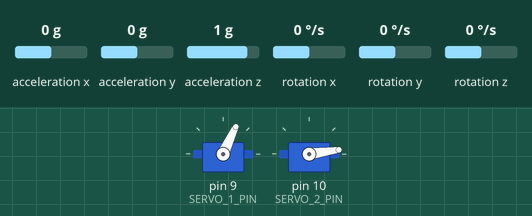
Recording of a sketch running on a simulated Arduino Uno, built with avr-gcc and run on an emulated ATmega328P. Shown: 2 × servo. The inputs (shaded band) are chosen by the test bench; at power-on: acceleration y 0 g, acceleration x 0 g, acceleration z 1 g, rotation x 0 °/s, rotation y 0 °/s, rotation z 0 °/s.

Above: at 1.2 s.
1.3 s: acceleration y set to 0.2 g
At 2.0 s:
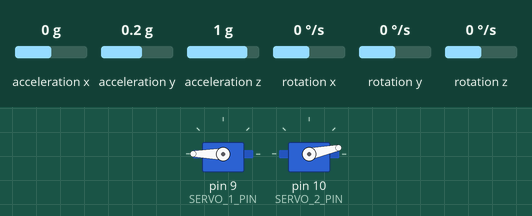
4.3 s: acceleration y set to -1.4 g
At 4.48 s:
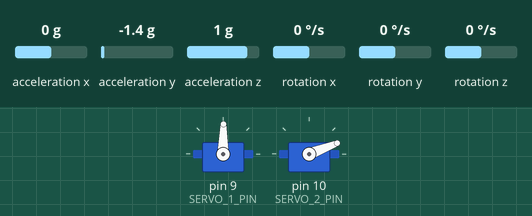
7.3 s: acceleration y set to 0.8 g
At 10.1 s:
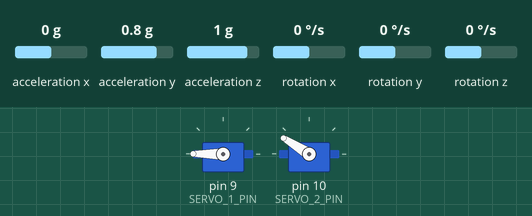
10.3 s: acceleration y set to -0.8 g
At 11.4 s:
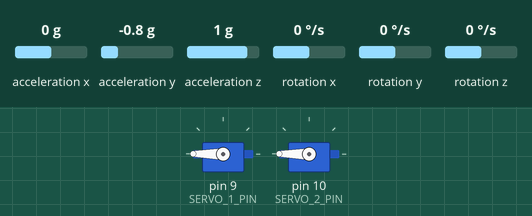
Timing chart, 0 to 13.3 s (numbered marks = the images above; inputs shaded):
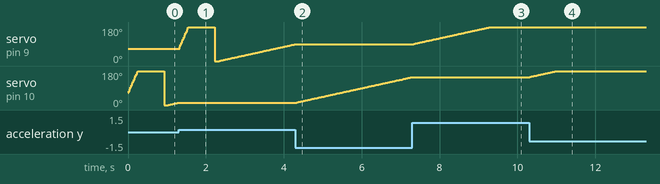

Measured:
- the behaviour switches between 0 and 0.1 g on acceleration y (found by bisection; images 0 and 1)
- after the input at 1.3 s, servo on pin 10 (SERVO_2_PIN): stays 12° (without the input it goes to 13° after 0.00 s)
- after the input at 4.3 s, servo on pin 9 (SERVO_1_PIN): stays 89° (without the input it goes to 90° after 0.01 s); servo on pin 10 (SERVO_2_PIN): moves from 12° to 147° over 3.0 s, starting at once
- after the input at 7.3 s, servo on pin 9 (SERVO_1_PIN): moves from 89° to 180° over 2.0 s, starting at once; servo on pin 10 (SERVO_2_PIN): goes on until 7.3 s, then stays 148°
- after the input at 10.3 s, servo on pin 10 (SERVO_2_PIN): moves from 148° to 180° over 0.68 s, starting at once

The sketch:

Self-leveling-Juliam_test.ino
```cpp
#include <Wire.h>
#include <MPU6050.h>
#include <Servo.h>

const uint8_t MPU_ADDRESS = 0x68;  // MPU6050 I2C address
const int SERVO_1_PIN = 9;
const int SERVO_2_PIN = 10;
const int MIN_ANGLE = 62;  // minimum allowed servo angle
const int MAX_ANGLE = 135;  // maximum allowed servo angle
const int motorPin1 = 5;
const int motorPin2 = 18;

MPU6050 accelgyro(MPU_ADDRESS);

Servo servo1;
Servo servo2;

int minTresh1 = 65;
int maxTresh1 = 135;
int minTresh2 = 65;
int maxTresh2 = 135;
bool initial = true;
bool balanced = false;

void setup() {
    // Initialize I2C communication with the MPU6050
  Wire.begin();

  accelgyro.initialize();

  // pinMode(motorPin1, OUTPUT);
  // pinMode(motorPin2, OUTPUT);

  servo1.attach(SERVO_1_PIN);
  servo2.attach(SERVO_2_PIN);

  Serial.begin(9600);
}

void loop() {
  // put your main code here, to run repeatedly:
    int ax, ay, az;
    accelgyro.getAcceleration(&ax, &ay, &az);

    float pitch = atan2(ay, az) * 180 / PI; // pitch will be in the range of -3.00 and 3.00, -1.5 and 1.5 are vertical positions

    if (initial == true){
      servo1.write(minTresh1);
      servo2.write(minTresh2);
      initial = false;
    }

    if (pitch == 1.50){balanced = true;}

    if (pitch != 1.50 && balanced == false){

        if(pitch > 1.50){
          minTresh1++;
          servo1.write(minTresh1);
        }
        if(pitch < 1.50){
          minTresh2++;
          servo2.write(minTresh2);
        }
    }


}
```
